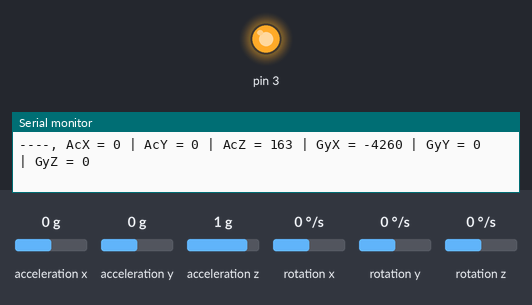
Bench run of a sketch on a simulated Arduino Uno, built with avr-gcc and run on an emulated ATmega328P. Shown: output pins drawn as LEDs (lit = HIGH), the last lines printed to the serial monitor. Wiring (inferred from the names in the program): MPU-6050 motion sensor at I2C address 0x68. The inputs (shaded band) are chosen by the test bench; at power-on: acceleration x 0 g, acceleration y 0 g, acceleration z 1 g, rotation x 0 °/s, rotation y 0 °/s, rotation z 0 °/s.

Above: at 4.4 s.
4.5 s: acceleration x set to -0.2 g
7.5 s: acceleration x set to -0.5 g
At 8.6 s:
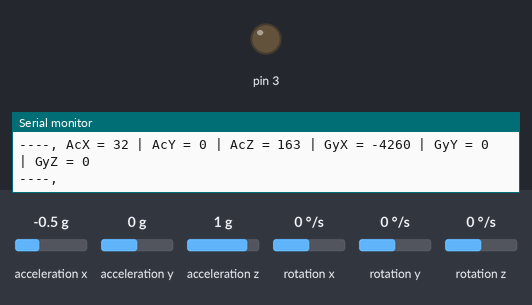
Timing chart, 0 to 10.5 s (numbered marks = the images above; inputs shaded):
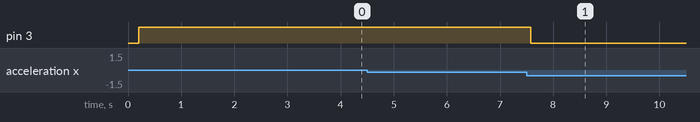

Measured:
- the behaviour switches between -0.3 and -0.4 g on acceleration x (found by bisection; images 0 and 1)
- after the input at 7.5 s, pin 3: HIGH → LOW after 0.08 s

The sketch:

Eardrum.ino
```cpp
 // MPU-6050 Short Example Sketch
// By Arduino User JohnChi
// August 17, 2014
// Public Domain
/*
 * VCC 5V
 * SCL -> A5
 * SDA -> A4
 * INT -> DIGL2
 */

#include<Wire.h>
const int MPU_addr=0x68;  // I2C address of the MPU-6050
int16_t AcX,AcY,AcZ,GyX,GyY,GyZ;
int timeCounter = 0;
int X;
int Y;
int Z;
int sen = 50;
void setup(){
  delay(200);
  Wire.begin();
  Wire.beginTransmission(MPU_addr);
  Wire.write(0x6B);  // PWR_MGMT_1 register
  Wire.write(0);     // set to zero (wakes up the MPU-6050)
  Wire.endTransmission(true);
  Serial.begin(9600);
  pinMode(3, OUTPUT);
  digitalWrite(3, HIGH);
  digitalWrite(3, LOW);
  digitalWrite(3, HIGH);
}
void loop(){
  Wire.beginTransmission(MPU_addr);
  Wire.write(0x3B);  // starting with register 0x3B (ACCEL_XOUT_H)
  Wire.endTransmission(false);
  Wire.requestFrom(MPU_addr,14,true);  // request a total of 14 registers
  AcX=Wire.read()<<8|Wire.read();  // 0x3B (ACCEL_XOUT_H) & 0x3C (ACCEL_XOUT_L)
  AcY=Wire.read()<<8|Wire.read();  // 0x3D (ACCEL_YOUT_H) & 0x3E (ACCEL_YOUT_L)
  AcZ=Wire.read()<<8|Wire.read();  // 0x3F (ACCEL_ZOUT_H) & 0x40 (ACCEL_ZOUT_L)
  GyX=Wire.read()<<8|Wire.read();  // 0x43 (GYRO_XOUT_H) & 0x44 (GYRO_XOUT_L)
  GyY=Wire.read()<<8|Wire.read();  // 0x45 (GYRO_YOUT_H) & 0x46 (GYRO_YOUT_L)
  GyZ=Wire.read()<<8|Wire.read();  // 0x47 (GYRO_ZOUT_H) & 0x48 (GYRO_ZOUT_L)
  AcX = abs(floor(AcX/100));
  AcY = abs(floor(AcY/100));
  AcZ = abs(floor(AcZ/100));
  if(timeCounter == 0){
    X = AcX;
    Y = AcY;
    Z = AcZ;
  }
  if(abs(AcX - X) >= sen || abs(AcY - Y) >= sen || abs(AcZ - Z) >=sen){
    digitalWrite(3, LOW);
    delay(10000);
    digitalWrite(3, HIGH);
    delay(4000);
  }
  Serial.print("AcX = "); Serial.print(AcX);
  Serial.print(" | AcY = "); Serial.print(AcY);
  Serial.print(" | AcZ = "); Serial.print(AcZ);
  Serial.print(" | GyX = "); Serial.print(GyX);
  Serial.print(" | GyY = "); Serial.print(GyY);
  Serial.print(" | GyZ = "); Serial.println(GyZ);
  Serial.print("----" + X); Serial.print(", "+ Y); Serial.print(", " + Z);
  delay(100);
  timeCounter++;
}
```
